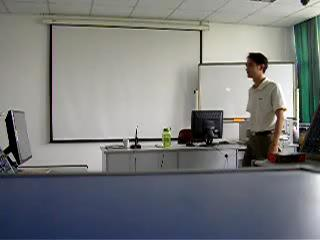
%> input picture Project/InterFrameDifference/tracking_images/001.jpg, 320 x 240 px; its folder holds 4 pictures in this run
$ octave traditional.m   (GNU Octave 9; MATLAB toolbox functions it lacks are replaced by stand-ins)
%> lines starting %> are read from the running program, lines starting %| are printed output that depends on the picture; in (x1, y1, x2, y2) boxes, pixels count from 0 and x2, y2 are one past the last pixel; in counts of white or black regions, pixels touching at a corner belong together; the program's own positions count from 1
% 帧间差分法
clc; clear all; close all;
% % 读视频文件
% mov = VideoReader(fullfile(pwd, 'video', 'video.avi'));
% % 获取视频文件帧个数
% nframes = mov.NumberOfFrames;
myfile=dir(fullfile(pwd, 'tracking_images\*.jpg'));
lengthfile=length(myfile);


for k = 1 : lengthfile
    % 读取第k帧，作为当前帧
%   currentFrame = read(mov, k);
    currentFrame=imread(fullfile(pwd, 'tracking_images', myfile(k).name));
%> currentFrame is the input picture: size 240x320x3 uint8; mean R, G, B 120.9, 123.3, 123.8
    % 灰度化
    grayFrame = rgb2gray(currentFrame);
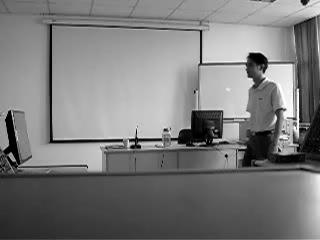
%> grayFrame: size 240x320 uint8; min 0, max 255, mean 122.7
    if k == 1
        % 如果是第一帧
        grayFrame_pre = grayFrame;
    end
    % 邻帧差
    difgrayFrame = abs(double(grayFrame) - double(grayFrame_pre));
%> difgrayFrame: size 240x320 double; every value is 0
    difgrayFrame = im2uint8(mat2gray(difgrayFrame));
%> difgrayFrame: size 240x320 uint8; every value is 0
    % 二值化
    th = 20;
    difBW = im2bw(difgrayFrame, th/255);
    % 更新
    grayFrame_pre = grayFrame;
    % 显示
    figure(1);
    set(gcf,'position',[200,150,1000,500]);
    subplot(1,3,1), imshow(currentFrame, []), title(['No.' num2str(k) ' Frame']);
    subplot(1,3,2), imshow(difgrayFrame, []), title('The image after difference');
    subplot(1,3,3), imshow(currentFrame, []), title('Binarization image after difference');
    % 找出图像中的八连通区域，视为目标所在的区域
    [L, num] = bwlabel(difBW, 8);
%> num = 0
    if num == 0
        continue;
    end
    % 找出最大区域
    stats = regionprops(L);
    % 整合
    Ar = cat(1, stats.Area);
    % 最大区域
    [~, ind_max_ar] = max(Ar);
    % 提取目标
    rect = stats(ind_max_ar).BoundingBox;
    if rect(4) > size(currentFrame, 2)*0.25 && rect(4) < size(currentFrame, 2)*0.5
        % 对前景用矩形标记
        rectangle('Position', rect, 'EdgeColor', 'r');
    end
    pause(0.001);
end
%> pass 2 of the loop `for k = 1 : lengthfile`:
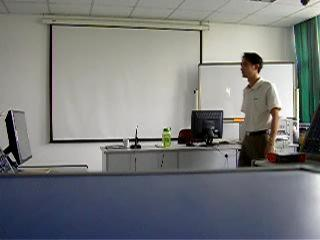
%> input picture Project/InterFrameDifference/tracking_images/002.jpg, 320 x 240 px
%> currentFrame is the input picture: size 240x320x3 uint8; mean R, G, B 121.1, 123.5, 123.9
%> difBW: size 240x320 logical; 3.1% white; 112 white regions (108 under 20 px)
%> `[L, num] = bwlabel(difBW, 8);`:
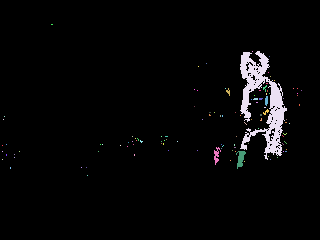
%> L: size 240x320 double; 113 distinct labels, from 0 to 112; one colour per label, 0 black
%> num = 112
%> stats = 112 regions; largest, box (x1, y1, x2, y2), Area and Centroid: (240, 51, 287, 160) 1990 [263.2 102.7], (236, 151, 246, 169) 98 [241.3 159.2], (214, 147, 221, 165) 59 [217.2 155.8], (265, 96, 268, 106) 25 [267 101.3], (226, 88, 230, 96) 16 [228.9 92.4]
%> Ar = 112 values, max 1990 at index 65, min 1 at index 1, mean 21.25
%> ind_max_ar = 65
%> rect = [240.5 51.5 47 109]
%> `rectangle('Position', rect, 'EdgeColor', 'r');`:
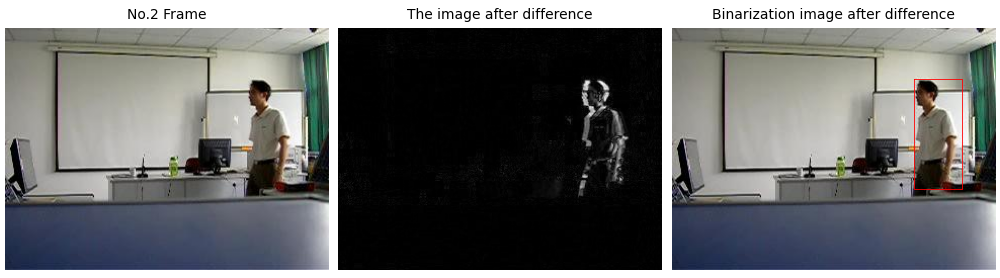
%> figure redrawn from the program's plot data, 3 panels
%> pass 3 of the loop `for k = 1 : lengthfile`:
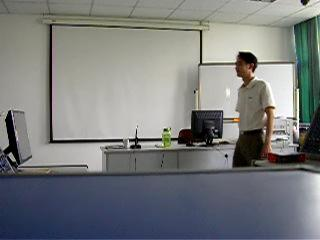
%> input picture Project/InterFrameDifference/tracking_images/004.jpg, 320 x 240 px
%> currentFrame is the input picture: size 240x320x3 uint8; mean R, G, B 121.1, 123.7, 124
%> difBW: size 240x320 logical; 3.2% white; 85 white regions (81 under 20 px)
%> `[L, num] = bwlabel(difBW, 8);`:
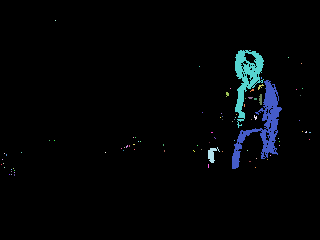
%> L: size 240x320 double; 86 distinct labels, from 0 to 85; one colour per label, 0 black
%> num = 85
%> stats = 85 regions; largest, box (x1, y1, x2, y2), Area and Centroid: (232, 80, 282, 169) 1240 [263.3 126.5], (235, 50, 264, 128) 931 [247.3 78.1], (208, 147, 220, 163) 91 [212.5 155], (259, 94, 262, 105) 27 [261.2 100], (258, 84, 264, 90) 14 [260.9 87.2]
%> Ar = 85 values, max 1240 at index 51, min 1 at index 1, mean 28.71
%> ind_max_ar = 51
%> rect = [232.5 80.5 50 89]
%> `rectangle('Position', rect, 'EdgeColor', 'r');`:
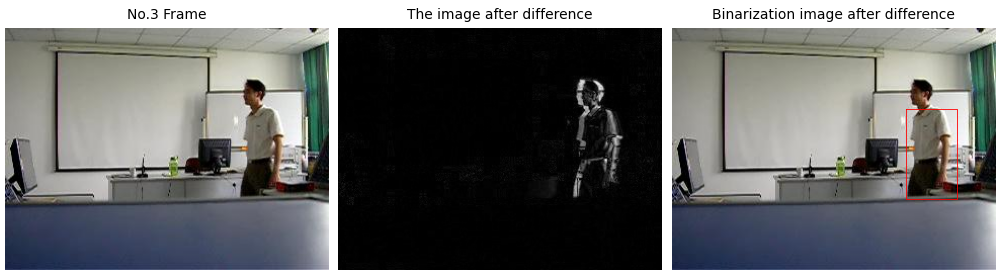
%> figure redrawn from the program's plot data, 3 panels
%> the loop made 4 passes; the first 3 are shown
